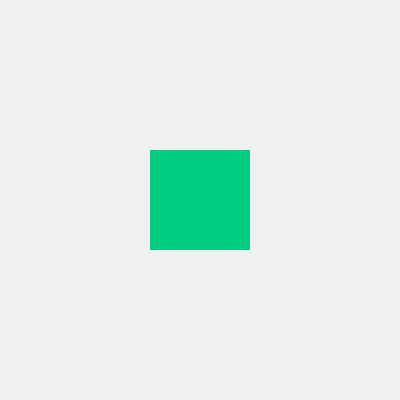
Frame 1 (no input)
Frame 60 (no input): identical to frame 1, image omitted
Frame 120 (the mouse pressed at the canvas centre since frame 60): identical to frame 1, image omitted

The p5.js sketch that drew this single still picture (run headless with seeded random() and noise() and a simulated clock; from frame 60 on, the mouse is pressed at the canvas centre):

// p5.js sketch
// ── sketch.js
let x = 200;
let y = 200;

function setup() {
  createCanvas(400, 400);
  rectMode(CENTER);
}

function draw() {
  background(240);
  noStroke();
  fill(0, 205, 129);
  rect(x, y, 100, 100);
}

function keyPressed() {
  if (key === 'ArrowUp') {
    y -= 10;
    if (y < 0) {
      y = 400;
    }
  }
  if (key === 'ArrowDown') {
    y += 10;
    if (y > 400) {
      y = 0;
    }
  }
  if (key === 'ArrowLeft') {
    x -= 10;
    if (x < 0) {
      x = 400;
    }
  }
  if (key === 'ArrowRight') {
    x += 10;
    if (x > 400) {
      x = 0;
    }
  }
}
